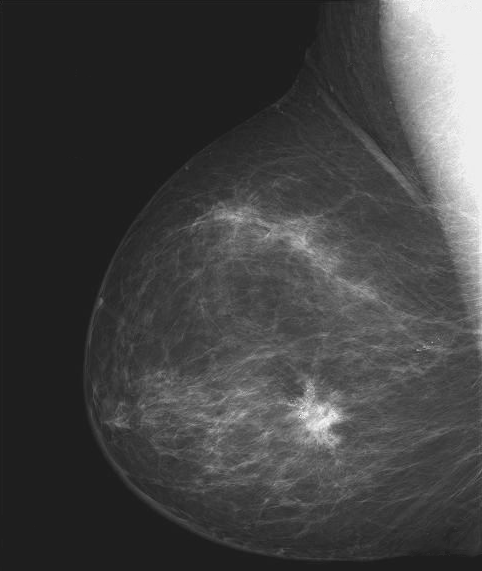
#> input picture CodigosPrepI/mamografia.tif, 482 x 571 px
$ jupyter execute trabalhoPratico1_Hist-MaicoTriaca-PrepI_Aula.ipynb   (shell and % lines are left out)
#> lines starting #> are read from the running program, lines starting #| are printed output that depends on the picture
[cell 1]
import numpy as np
import matplotlib.pyplot as plt
from PIL import Image

[cell 2]
# Passando a imagem para uma variável
imagem_original=Image.open('mamografia.tif')
#> imagem_original is the input picture: PIL image 482x571 L; min 21, max 255, mean 66.7

# Utilizando matplotlib para "plotar" a imagem
plt.imshow(imagem_original, cmap='gray')

# Convertendo a imagem para um numpy.array
imagem_array=np.asarray(imagem_original)

[cell 3]
def equalizacao_histograma(imagem):
    """
    Função que fará a equalização do histograma de uma dada imagem.

    Parâmetros
    -----------
    imagem: numpy.array
        Imagem a ser equalizado

    Return
    -----------
    imagem_equalizada: numpy.array
        A imagem equalizada com as dimensões do array passado nos parâmetros

    """
    # Soma dos valores do histograma
    img_hist, barras=np.histogram(imagem.flatten(), 256)
#> img_hist = 256 values, max 93879 at index 9, min 0 at index 1, mean 1075.1; barras = 257 values from 21 to 255
    # Funcao de distribuicao cumulativa
    hist_cumsum=img_hist.cumsum()
#> hist_cumsum = 256 values from 1 to 275222
    # Normalizacao dos valores
    hist_cumsum=(255*hist_cumsum) / hist_cumsum[-1]
#> hist_cumsum = 256 values from 0.000927 to 255

    # Pegando os valores da soma cumulativa, ou seja, os valores normalizados, para cada indice em imagem.flatten()
    imagem_equalizada=np.interp(imagem.flatten(), barras[:-1], hist_cumsum)

    return imagem_equalizada.reshape(imagem.shape)
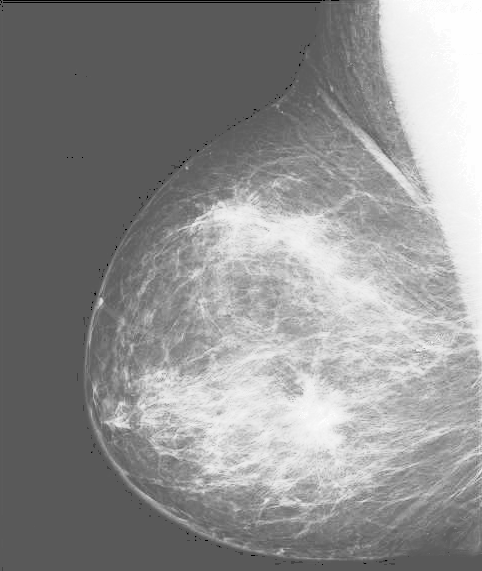
#> returned value: shape (571, 482) float64; min 0.000927, max 255, mean 144

[cell 4]
imagem_equalizada=equalizacao_histograma(imagem_array)

[cell 5]
# Plottando a comparação entre as imagens com seus histogramas
fig, ax = plt.subplots(2,2, figsize=(12,12))

ax[0,0].imshow(imagem_array, cmap='gray')

ax[1,0].imshow(imagem_equalizada, cmap='gray')

ax[0,1].hist(imagem_array.flatten(), color='slateblue')

ax[1,1].hist(imagem_equalizada.flatten(), color='slateblue')

titulos=['Imagem original - imagem_array',
         'Histograma imagem original',
         'Imagem equalizada - imagem_equalizada',
         'Histograma imagem equalizada']

for obj, title in zip(ax.ravel(), titulos):
    obj.set_title(title, loc='center')
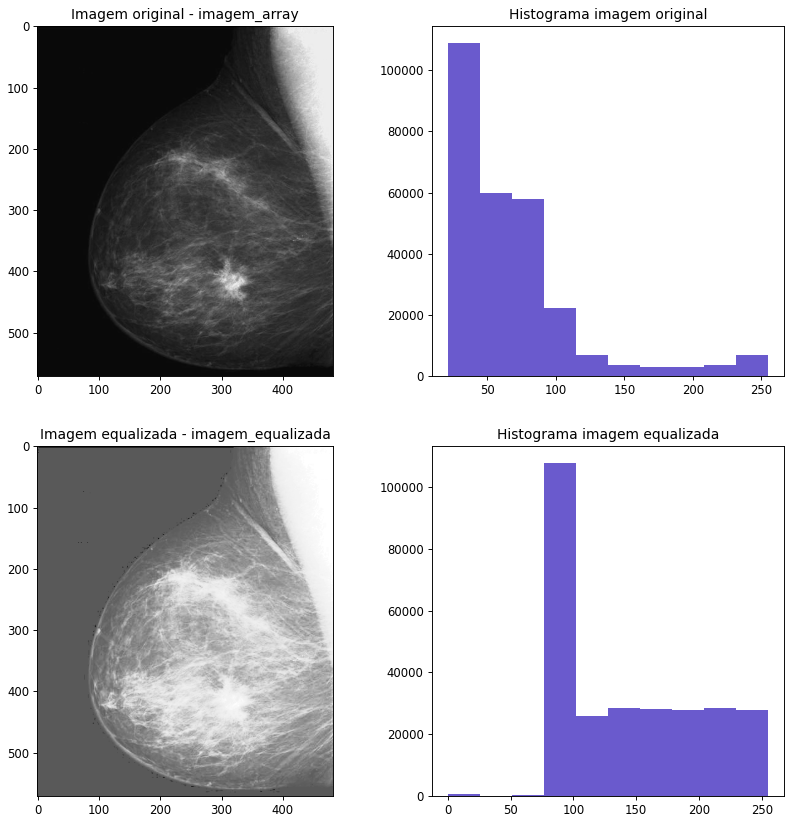
#> figure drawn by matplotlib, 4 panels; panel 2: tallest bar 109008 high, from x = 21 to 44.4; panel 4: tallest bar 107823 high, from x = 76.5 to 102
